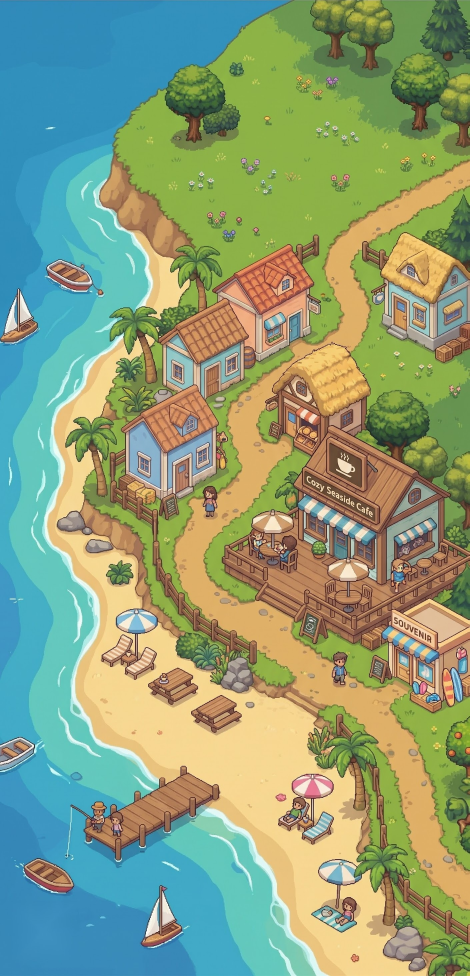
#> input picture art/beach-source.jpg, 1408 x 2928 px (shown at 1/3 size)
$ python cut-seaside.py
#> lines starting #> are read from the running program, lines starting #| are printed output that depends on the picture; after the words box and inside, x2 and y2 are one past the last pixel; in counts of white or black regions, pixels touching at a corner belong together
#!/usr/bin/env python3
"""Cut the beach's boats out of its picture so they can move, and take its
people out (they're played by villagers now, src/villagers.js).

From art/beach-source.jpg (the beach picture, with everything in it):
  public/assets/seaside.jpg          the picture without its boats and
                                     people (or the fisherman's rod and line),
                                     the background filled in behind them
  public/assets/seaside-sprites.png  the boats, packed side by side
  public/assets/seaside-overhead.png the umbrellas' canopies, over the
                                     picture at their places (the game draws
                                     them in front of whoever's under them)
  src/seasideSprites.js              where each boat is in that sheet and in
                                     the picture, and each canopy's box and
                                     the ground under it (base)

Boats are cut from the sea by colour; people by GrabCut, filled out to their
dark pixel-art outline.

Re-run after changing the picture, then scripts/build-masks.py.
Requires numpy and opencv-python.
"""
import json
from pathlib import Path

import cv2
import numpy as np

ROOT = Path(__file__).resolve().parent.parent
SRC = ROOT / 'art/beach-source.jpg'

# Boats: (x0, y0, x1, y1) in the picture.
BOATS = {
    'sail1': (0, 862, 120, 1040),
    'sail2': (416, 2652, 556, 2852),
    'row1': (132, 776, 284, 880),
    'row2': (0, 2206, 112, 2298),
    'row3': (60, 2566, 228, 2690),
}
# People, taken out of the picture.
PEOPLE = {
    'girl': (600, 1450, 660, 1556),
    'man': (990, 1950, 1050, 2060),
    'child': (326, 2430, 374, 2514),
    'fisher': (262, 2398, 328, 2508),
    'guest1': (742, 1586, 802, 1660),
    'guest2': (836, 1600, 894, 1684),
    'guest3': (1160, 1670, 1224, 1780),
    'sun1': (850, 2384, 934, 2470),
    'sun2': (1004, 2660, 1100, 2782),
}
# Umbrella canopies: the box round each, and the ground under its pole (base).
CANOPIES = {
    'pink': ((866, 2312, 1006, 2402), 2466),
    'blue': ((948, 2570, 1078, 2662), 2696),
    'cafe1': ((750, 1532, 886, 1606), 1680),
    'cafe2': ((976, 1668, 1108, 1748), 1808),
    'sand': ((350, 1816, 484, 1906), 1950),
}
# Not part of a canopy, though touching it: the sunbather's head under the pink one.
NOT_CANOPY = [(868, 2389, 914, 2410)]
# Taken out whole (a box), where cutting round them leaves bits behind.
WHOLE = ['guest1', 'sun1', 'sun2']
# The fisherman's rod (its tip to his hands), his line (the tip down to the
# float) and the ring round the float: lines of (points, width).
ROD = [([(211, 2413), (284, 2461)], 8), ([(213, 2416), (212, 2468), (203, 2572)], 6), ([(193, 2570), (221, 2570)], 14)]
PAD = 8


def water(px):
    b, g, r = (px[..., i].astype(int) for i in range(3))
    return (b > r + 30) & (g > r)


def outline_fill(crop):
    """Shapes enclosed by the dark pixel-art outlines."""
    dark = cv2.dilate((crop.mean(axis=2) < 75).astype(np.uint8), np.ones((2, 2), np.uint8))
    h, w = dark.shape
    flood = dark * 255
    ff = np.zeros((h + 2, w + 2), np.uint8)
    for x in range(w):
        for y in (0, h - 1):
            if flood[y, x] == 0:
                cv2.floodFill(flood, ff, (x, y), 128)
    for y in range(h):
        for x in (0, w - 1):
            if flood[y, x] == 0:
                cv2.floodFill(flood, ff, (x, y), 128)
    return flood != 128


def canopy(crop):
    """An umbrella's canopy in `crop`: what's inside its dark outline, found
    from the middle out, with the outline. The outline is lighter in places,
    so the darkest cut-off that keeps the inside sealed off from the edges of
    the crop is the one used; failing that (on the sand), by colour."""
    h, w = crop.shape[:2]
    lum = crop.mean(axis=2)
    for cutoff in (80, 95, 110, 125, 140):
        for close in (3, 5):
            dark = cv2.morphologyEx((lum < cutoff).astype(np.uint8), cv2.MORPH_CLOSE, np.ones((close, close), np.uint8))
            n, lab = cv2.connectedComponents(1 - dark)
            inside = lab == lab[h // 2, w // 2]
            edges = inside[0].any() or inside[-1].any() or inside[:, 0].any() or inside[:, -1].any()
            if not edges and inside.sum() > h * w * 0.3:
                return cv2.dilate(inside.astype(np.uint8), np.ones((5, 5), np.uint8)).astype(bool)
    # on the sand, whose colour runs into the canopy's where its outline is
    # faint: everything not sand-coloured (sand has much less blue than green)
    b, g = crop[..., 0].astype(int), crop[..., 1].astype(int)
    canopy_ish = ((b > g - 25) | (lum < 120)).astype(np.uint8)
    canopy_ish = cv2.morphologyEx(canopy_ish, cv2.MORPH_CLOSE, np.ones((3, 3), np.uint8))
    # cut thin joins to whatever touches it (a head under it, the pole), keep
    # the middle piece, fill its holes (cream stripes), then its outline again
    canopy_ish = cv2.morphologyEx(canopy_ish, cv2.MORPH_OPEN, np.ones((5, 5), np.uint8))
    n, lab = cv2.connectedComponents(canopy_ish)
    inside = (lab == lab[h // 2, w // 2]).astype(np.uint8)
    flood = inside.copy()
    cv2.floodFill(flood, np.zeros((h + 2, w + 2), np.uint8), (0, 0), 2)
    inside = (flood != 2).astype(np.uint8)
    if inside.sum() > h * w * 0.3:
        return cv2.dilate(inside, np.ones((5, 5), np.uint8)).astype(bool)
    raise SystemExit('no canopy found')


def cut(img, box, how):
    x0, y0, x1, y1 = box
    H, W = img.shape[:2]
    X0, Y0, X1, Y1 = max(0, x0 - PAD), max(0, y0 - PAD), min(W, x1 + PAD), min(H, y1 + PAD)
    crop = img[Y0:Y1, X0:X1]
    inside = np.zeros(crop.shape[:2], bool)
    inside[y0 - Y0:y1 - Y0, x0 - X0:x1 - X0] = True
    if how == 'water':
        fg = ~water(crop) & inside
    else:
        mask = np.zeros(crop.shape[:2], np.uint8)
        bgd = np.zeros((1, 65), np.float64)
        fgd = np.zeros((1, 65), np.float64)
        cv2.grabCut(crop, mask, (x0 - X0, y0 - Y0, x1 - x0, y1 - y0), bgd, fgd, 6, cv2.GC_INIT_WITH_RECT)
        fg = (mask == cv2.GC_FGD) | (mask == cv2.GC_PR_FGD)
        n, lab = cv2.connectedComponents(outline_fill(crop).astype(np.uint8))
        for i in range(1, n):
            comp = lab == i
            if (comp & fg).sum() > comp.sum() * 0.25:
                fg |= comp
        fg &= inside
    fg = cv2.morphologyEx(fg.astype(np.uint8), cv2.MORPH_CLOSE, np.ones((3, 3), np.uint8))
    n, lab, stats, _ = cv2.connectedComponentsWithStats(fg)
    keep = np.zeros(fg.shape, bool)
    if n > 1:
        areas = stats[1:, cv2.CC_STAT_AREA]
        for i, a in enumerate(areas, 1):
            if a >= areas.max() * 0.15:
                keep |= lab == i
    full = np.zeros((H, W), bool)
    full[Y0:Y1, X0:X1] = keep
    return full


def main():
    img = cv2.imread(str(SRC))
#> img is the input picture: shape (2928, 1408, 3); mean B, G, R 122.9, 158.8, 138.4
    sprites = {}
    holes = np.zeros(img.shape[:2], np.uint8)
    for name, box in BOATS.items():
        m = cut(img, box, 'water')
        ys, xs = np.nonzero(m)
        x, y, x2, y2 = xs.min(), ys.min(), xs.max() + 1, ys.max() + 1
        rgba = cv2.cvtColor(img[y:y2, x:x2], cv2.COLOR_BGR2BGRA)
        rgba[..., 3] = m[y:y2, x:x2] * 255
        sprites[name] = {'img': rgba, 'at': [int(x), int(y)]}
        holes |= cv2.dilate(m.astype(np.uint8), np.ones((7, 7), np.uint8))
#> this loop made 5 passes
#> (stats in cut, areas in cut, x, y, x2, y2) on passes 1, 2, 3, 5: ([[0, 0, 128, 194, 16020], [0, 14, 112, 162, 8812]], [8812], 0, 868, 112, 1030), ([[0, 0, 156, 216, 23202], [15, 13, 123, 184, 10494]], [10494], 423, 2657, 546, 2841), ([[0, 0, 168, 120, 11518], [17, 12, 138, 94, 8642]], [8642], 141, 780, 279, 874), ([[0, 0, 184, 140, 16012], [20, 17, 150, 104, 9748]], [9748], 72, 2575, 222, 2679)
#> (areas in cut, x, y, x2, y2) on pass 4: ([5687, 1, 1, 1, 1, 1, 1], 0, 2212, 105, 2298)
#> pass 1, in water, `b, g, r = (px[..., i].astype(int) for i in range(3))`:
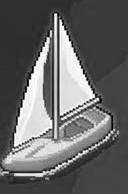
#> r: shape (194, 128) int64; min 0, max 255, mean 102.4
#> after the loop:
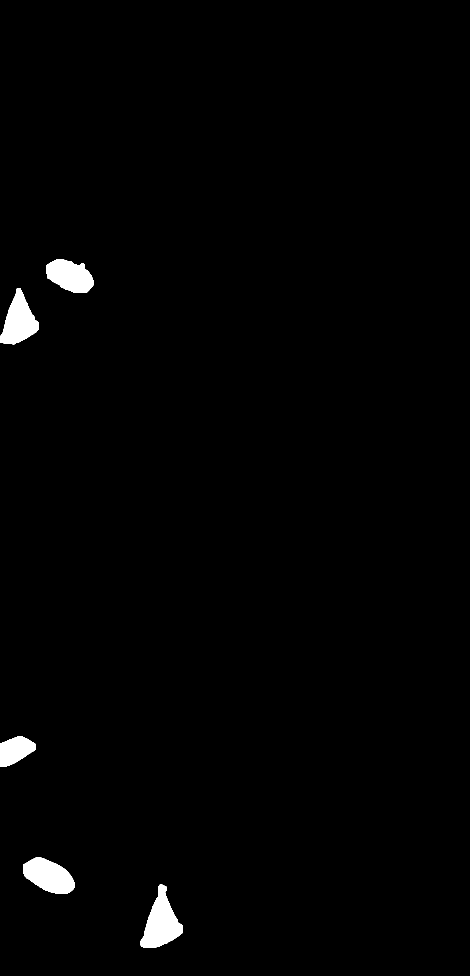
#> holes: shape (2928, 1408) (shown at 1/3 size); values 0 (black) and 1 (white), 1.3% white; 5 white regions, box (x1, y1, x2, y2) and area: (420, 2654, 549, 2844) 12763, (69, 2572, 225, 2682) 11308, (0, 865, 115, 1033) 10853, (138, 777, 282, 877) 10121, (0, 2209, 108, 2301) 6662
#> after the loop: m: shape (2928, 1408) bool; 0.24% white; 1 white region, box (x1, y1, x2, y2) and area: (72, 2575, 222, 2679) 9748
#> after the loop:
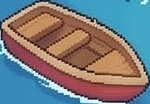
#> rgba: shape (104, 150, 4); mean B, G, R, A 125.5, 123, 122.1, 159.3
#> after the loop, sprites = 5 items
    for name, (x0, y0, x1, y1) in PEOPLE.items():
        if name in WHOLE:
            holes[y0:y1, x0:x1] = 1
        else:
            holes |= cv2.dilate(cut(img, (x0, y0, x1, y1), 'person').astype(np.uint8), np.ones((7, 7), np.uint8))
#> this loop made 9 passes
#> (stats in cut, areas in cut) on passes 1, 2, 3, 4, 6, 7: ([[0, 0, 76, 122, 6062], [16, 16, 45, 94, 3210]], [3210]), ([[0, 0, 76, 126, 6016], [14, 12, 49, 102, 3560]], [3560]), ([[0, 0, 64, 100, 3923], [8, 8, 45, 81, 2477]], [2477]), ([[0, 0, 82, 126, 6719], [8, 15, 66, 94, 3613]], [3613]), ([[0, 0, 74, 100, 4350], [8, 14, 58, 78, 3050]], [3050]), ([[0, 0, 80, 126, 6009], [8, 8, 64, 109, 4071]], [4071])
#> pass 1, in cut (call 6), `n, lab = cv2.connectedComponents(outline_fill(crop).astype(np.uint8))`:
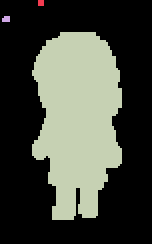
#> lab: shape (122, 76) int32 (shown 2 times larger); 4 distinct labels, from 0 to 3; one colour per label, 0 black
#> after the loop: holes: shape (2928, 1408); values 0 (black) and 1 (white), 2.5% white; 13 white regions, largest, box (x1, y1, x2, y2) and area: (420, 2654, 549, 2844) 12763, (1004, 2660, 1100, 2782) 11712, (69, 2572, 225, 2682) 11308
    for points, width in ROD:
        cv2.polylines(holes, [np.array(points)], False, 1, width)

    # the background behind them, with the canopies kept whole
    background = cv2.inpaint(img, holes * 255, 9, cv2.INPAINT_TELEA)
    overhead = np.zeros((*img.shape[:2], 4), np.uint8)
#> overhead: shape (2928, 1408, 4); every value is 0
    canopies = {}
    for name, ((x0, y0, x1, y1), base) in CANOPIES.items():
        crop = img[y0:y1, x0:x1]
        m = canopy(crop)
        for nx0, ny0, nx1, ny1 in NOT_CANOPY:
            m[max(0, ny0 - y0):max(0, ny1 - y0), max(0, nx0 - x0):max(0, nx1 - x0)] = False
        background[y0:y1, x0:x1][m] = crop[m]
        overhead[y0:y1, x0:x1][m] = np.dstack([crop, np.full(crop.shape[:2], 255, np.uint8)])[m]
        ys, xs = np.nonzero(m)
        canopies[name] = ([int(x0 + xs.min()), int(y0 + ys.min()), int(xs.max() - xs.min() + 1), int(ys.max() - ys.min() + 1)], base)
#> this loop made 5 passes
#> pass 1, in canopy, `b, g = crop[..., 0].astype(int), crop[..., 1].astype(int)`:
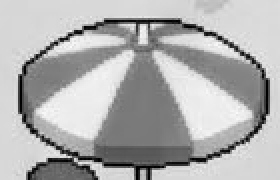
#> g: shape (90, 140) int64 (shown 2 times larger); min 0, max 251, mean 175
#> after the loop:
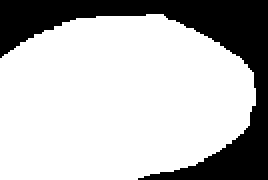
#> m: shape (90, 134) bool (shown 2 times larger); 73.6% white; 1 black region, box (x1, y1, x2, y2) and area: (0, 0, 134, 90) 3183
#> after the loop, canopies = {'pink': ([873, 2319, 130, 83], 2466), 'blue': ([952, 2575, 126, 87], 2696), 'cafe1': ([754, 1532, 128, 70], 1680), 'cafe2': ([982, 1675, 126, 70], 1808), 'sand': ([350, 1823, 128, 83], 1950)}
    cv2.imwrite(str(ROOT / 'public/assets/seaside.jpg'), background, [cv2.IMWRITE_JPEG_QUALITY, 92])
    cv2.imwrite(str(ROOT / 'public/assets/seaside-overhead.png'), overhead)

    # pack the boats into one sheet, in rows
    order = sorted(sprites, key=lambda n: -sprites[n]['img'].shape[0])
#> order = ['sail2', 'sail1', 'row3', 'row1', 'row2']
    sheet_w, x, y, row_h, frames = 512, 0, 0, 0, {}
    for name in order:
        h, w = sprites[name]['img'].shape[:2]
        if x + w > sheet_w:
            x, y, row_h = 0, y + row_h + 2, 0
        frames[name] = [x, y, w, h]
        x += w + 2
        row_h = max(row_h, h)
#> this loop made 5 passes
#> (name, h, w, x, y, row_h) on pass 4: ('row1', 94, 138, 140, 186, 94)
#> (name, h, w, x, row_h) on passes 1, 2, 3, 5: ('sail2', 184, 123, 125, 184), ('sail1', 162, 112, 239, 184), ('row3', 104, 150, 391, 184), ('row2', 86, 105, 247, 94)
#> after the loop, frames = {'sail2': [0, 0, 123, 184], 'sail1': [125, 0, 112, 162], 'row3': [239, 0, 150, 104], 'row1': [0, 186, 138, 94], 'row2': [140, 186, 105, 86]}; row_h = 94; x = 247; y = 186
    sheet = np.zeros((y + row_h, sheet_w, 4), np.uint8)
#> sheet: shape (280, 512, 4); every value is 0
    for name, (fx, fy, w, h) in frames.items():
        sheet[fy:fy + h, fx:fx + w] = sprites[name]['img']
#> this loop made 5 passes
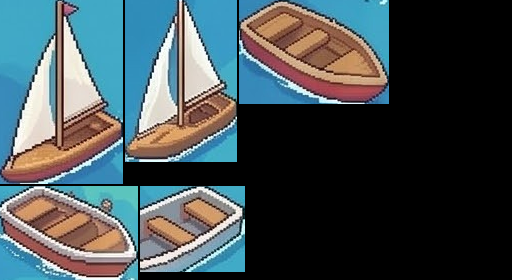
#> sheet: shape (280, 512, 4); mean of channels 0, 1, 2, 3 82.4, 78.7, 67.1, 77.2; drawn as B, G, R
    cv2.imwrite(str(ROOT / 'public/assets/seaside-sprites.png'), sheet)

    over = ''.join(f"  {name}: {{ box: {json.dumps(box)}, base: {base} }},\n" for name, (box, base) in canopies.items())
    rows = ''.join(f"  {name}: {{ frame: {json.dumps(frames[name])}, at: {json.dumps(sprites[name]['at'])} }},\n" for name in BOATS)
    (ROOT / 'src/seasideSprites.js').write_text(
        '// Generated by scripts/cut-seaside.py — do not edit by hand.\n'
        '// The beach\'s boats: where each is in public/assets/seaside-sprites.png\n'
        '// (frame: x, y, w, h) and where its top left goes in the picture (at: x, y).\n'
        f'export const SPRITES = {{\n{rows}}};\n'
        '\n'
        '// The umbrellas\' canopies in public/assets/seaside-overhead.png (box: x, y, w, h,\n'
        '// in the picture) and the y of the ground under each (drawn in front of\n'
        '// whoever\'s behind that).\n'
        f'export const OVERHEAD = {{\n{over}}};\n'
    )
    print('seaside.jpg, seaside-sprites.png', sheet.shape[1::-1], len(frames), 'boats')
#| seaside.jpg, seaside-sprites.png (512, 280) 5 boats


if __name__ == '__main__':
    main()
